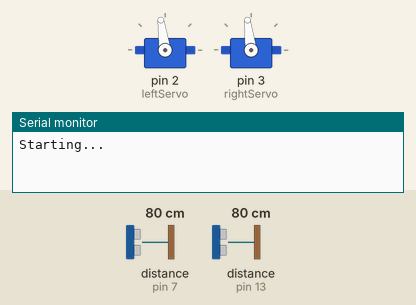
Recording of a sketch running on a simulated Arduino Uno, built with avr-gcc and run on an emulated ATmega328P. Shown: 2 × servo, the last lines printed to the serial monitor. The inputs (shaded band) are chosen by the test bench; at power-on: distance to the obstacle (sensors on pin 7, pin 13) 80 cm. The echo pulse lasts 58.3 µs per cm.

Above: at 1.2 s.
1.3 s: distance to the obstacle (sensor on pin 7) set to 4 cm
At 1.5 s:
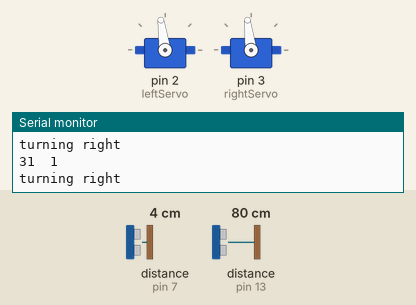
3.1 s: distance to the obstacle (sensor on pin 13) set to 4 cm
At 3.29 s:
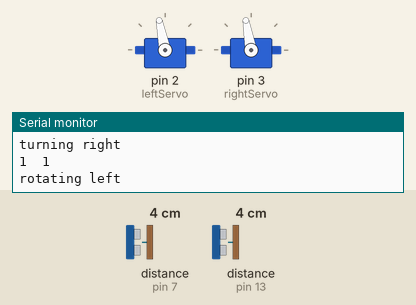
6.1 s: distance to the obstacle (sensor on pin 13) set to 11 cm
9.1 s: distance to the obstacle (sensor on pin 13) set to 14 cm
At 10.2 s:
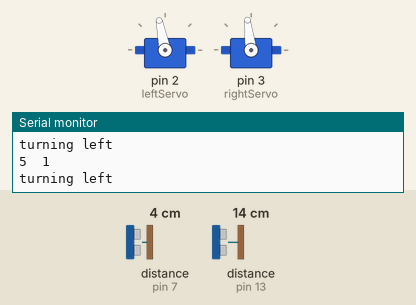
10.9 s: distance to the obstacle (sensor on pin 13) set to 2 cm
At 11.1 s:
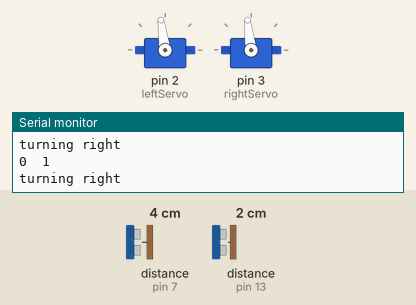
12.7 s: distance to the obstacle (sensor on pin 7) set to 250 cm
At 13.9 s:
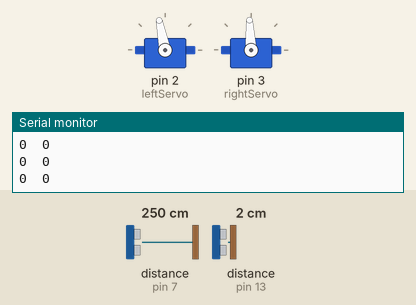
Timing chart, 0 to 15.7 s (numbered marks = the images above; inputs shaded):
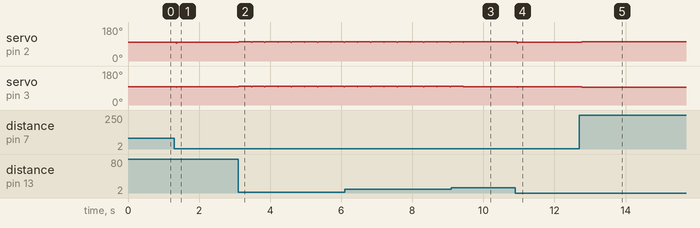

The sketch:

Turnnie.ino
```cpp
#include <Servo.h>
#include <NewPing.h>
Servo leftServo;
Servo rightServo;

int lSpeed = 1550;
int rSpeed = 1540;

#define TRIGGER_PIN_1  12  // Arduino pin tied to trigger pin on the ultrasonic sensor.left sensor
#define ECHO_PIN_1     13  // Arduino pin tied to echo pin on the ultrasonic sensor.

#define TRIGGER_PIN_2  6  // Arduino pin tied to trigger pin on the ultrasonic sensor. right sensor
#define ECHO_PIN_2     7  // Arduino pin tied to echo pin on the ultrasonic sensor.

#define MAX_DISTANCE 200 // Maximum distance we want to ping for (in centimeters). Maximum sensor distance is rated at 400-500cm.

NewPing sonar1(TRIGGER_PIN_1, ECHO_PIN_1, MAX_DISTANCE); // NewPing setup of pins and maximum distance.
int distance1;

NewPing sonar2(TRIGGER_PIN_2, ECHO_PIN_2, MAX_DISTANCE); // NewPing setup of pins and maximum distance.
int distance2;

#define pingSpeed 100 // Ping frequency (in milliseconds), fastest we should ping is about 35ms per sensor
unsigned long pingTimer1, pingTimer2;

int leftspeed = 32;
int rightspeed = 40;
boolean startRobot = false;

void setup() {
  Serial.begin(9600);
  leftServo.attach(2);
  rightServo.attach(3);
  stop();

  pingTimer1 = millis() + pingSpeed; // Sensor 1 fires after 100ms (pingSpeed)
  pingTimer2 = pingTimer1 + (pingSpeed / 2); // Sensor 2 fires 50ms later

  Serial.println("Starting...");
}

void loop() {
  if (millis() >= pingTimer1) {
    pingTimer1 += pingSpeed; // Make sensor 1 fire again 100ms later (pingSpeed)
    distance1 = sonar1.ping_in();
  }
  if (millis() >= pingTimer2) {
    pingTimer2 = pingTimer1 + (pingSpeed / 2); // Make sensor 2 fire again 50ms after sensor 1 fires
    distance2 = sonar2.ping_in();
    // Both sensors pinged, process results here
  }
  if ((distance2 > 0 && distance2 < 5) || (distance2 > 0 && distance2 < 5)) {
    startRobot = true;
  }
  if (startRobot) {
    controlMotor();
  }
  delay(10);
}

void forward(int lspeed, int rspeed) {
  leftServo.writeMicroseconds(lSpeed + lspeed);
  rightServo.writeMicroseconds(rSpeed - rspeed);
}

void stop() {
  leftServo.writeMicroseconds(lSpeed);  //stop
  rightServo.writeMicroseconds(rSpeed);   //stop
}

void controlMotor() {
  Serial.print(distance1);
  Serial.print("  ");
  Serial.print(distance2);
  Serial.println("");
  //motor_drive(FORWARD);
  if (distance1 == 0 && distance2 == 0) {
    forward (leftspeed, rightspeed);
  } else if (distance1 > 0 and distance1 < 5 and distance2 > 0 && distance2 < 5) {
    // continuous sound if the obstacle is too close
    forward(leftspeed, -rightspeed);
    Serial.println("rotating left");
    delay(350);
    stop();
    delay(10);
  } else if (distance1 > 0 and distance1 < 5) {
    // continuous sound if the obstacle is too close
    forward(leftspeed, -rightspeed);
    Serial.println("turning left");
    delay(50);
    stop();
    delay(10);
  } else if (distance1 >= 5 and distance1 < 10) {
    // continuous sound if the obstacle is too close
    forward(leftspeed, 0);
    Serial.println("turning left");
    delay(50);
  } else if (distance2 > 0 && distance2 < 5) {
    forward (-leftspeed, rightspeed);
    Serial.println("turning right");
    delay(10);
    stop();
    delay(10);
  } else if (distance2 >= 5 && distance2 < 10) {
    forward (0, rightspeed);
    Serial.println("turning right");
    delay(50);
  } else {
    forward (leftspeed, rightspeed);
  }
}
```

Measured:
- the behaviour switches between 12 and 13 cm on distance to the obstacle (sensor on pin 13) (found by bisection; images 2 and 3)
- after the input at 1.3 s, servo on pin 2 (leftServo): 98° → 94° after 0.06 s, → 98° 0.01 s later; servo on pin 3 (rightServo): 97° → 93° after 0.06 s, → 97° 0.01 s later
- after the input at 3.1 s, servo on pin 2 (leftServo): alternates 101° for 0.35 s and 98° for 0.02 s, starting at once; servo on pin 3 (rightServo): alternates 100° for 0.35 s and 97° for 0.02 s, starting at once
- after the input at 9.1 s, servo on pin 2 (leftServo): goes on until 9.5 s, then stays 101°; servo on pin 3 (rightServo): goes on until 9.4 s, then stays 97°
- after the input at 10.9 s, servo on pin 2 (leftServo): 101° → 98° after 0.06 s; servo on pin 3 (rightServo): 97° → 93° after 0.06 s, → 97° 0.01 s later
- after the input at 12.7 s, servo on pin 2 (leftServo): 98° → 101° after 0.07 s; servo on pin 3 (rightServo): 97° → 93° after 0.07 s
